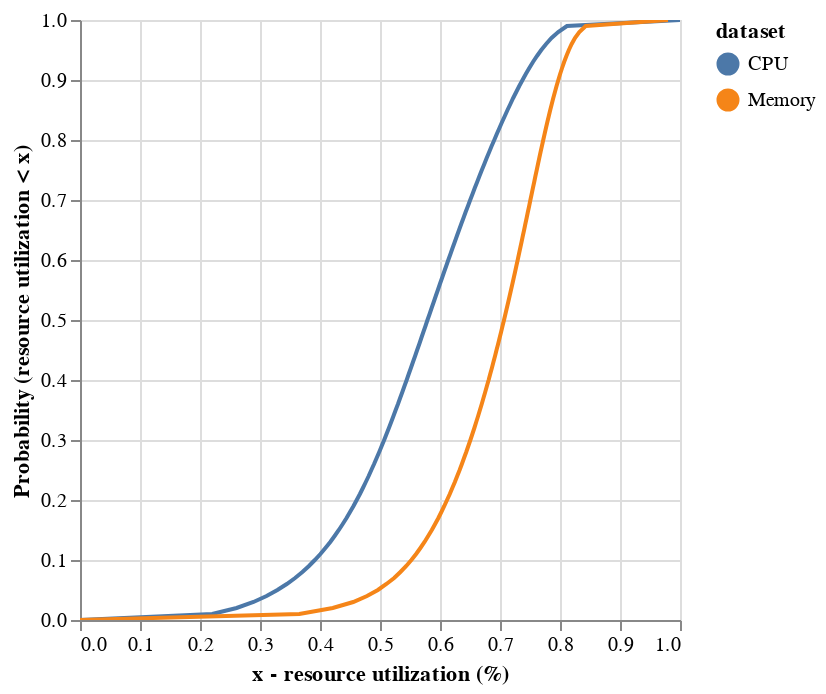

The cell this chart's notebook holds for it:
### Code cell
# Functions to create the query

def query_machine_capacity(cell):
  return '''
SELECT machine_id, MAX(capacity.cpus) AS cpu_cap,
  MAX(capacity.memory) AS memory_cap
FROM `google.com:google-cluster-data`.clusterdata_2019_{cell}.machine_events
GROUP BY 1
  '''.format(cell=cell)

def query_top_level_instance_usage(cell):
  return '''
SELECT CAST(FLOOR(start_time/(1e6 * 300)) * (1000000 * 300) AS INT64) AS time,
  collection_id,
  instance_index,
  machine_id,
  average_usage.cpus AS cpu_usage,
  average_usage.memory AS memory_usage
FROM `google.com:google-cluster-data`.clusterdata_2019_{cell}.instance_usage
WHERE (alloc_collection_id IS NULL OR alloc_collection_id = 0)
  AND (end_time - start_time) >= (5 * 60 * 1e6)
  '''.format(cell=cell)

def query_machine_usage(cell):
  return '''
SELECT u.time AS time,
  u.machine_id AS machine_id,
  SUM(u.cpu_usage) AS cpu_usage,
  SUM(u.memory_usage) AS memory_usage,
  MAX(m.cpu_cap) AS cpu_capacity,
  MAX(m.memory_cap) AS memory_capacity
FROM ({instance_usage}) AS u JOIN
 ({machine_capacity}) AS m
ON u.machine_id = m.machine_id
GROUP BY 1, 2
  '''.format(instance_usage = query_top_level_instance_usage(cell),
             machine_capacity = query_machine_capacity(cell))

def query_machine_utilization_distribution(cell):
  return '''
SELECT APPROX_QUANTILES(IF(cpu_usage > cpu_capacity, 1.0, cpu_usage / cpu_capacity), 100) AS cpu_util_dist,
  APPROX_QUANTILES(IF(memory_usage > memory_capacity, 1.0, memory_usage / memory_capacity), 100) AS memory_util_dist
FROM ({table})
  '''.format(table = query_machine_usage(cell))

cell = 'a' #@param ['a', 'b', 'c', 'd', 'e', 'f', 'g', 'h']
query = query_machine_utilization_distribution(cell)
machine_util_dist = client.query(query).to_dataframe()
plot_cdfs(pick_quantiles_from_wide_dataframe(machine_util_dist, ['cpu_util_dist', 'memory_util_dist'], ['CPU', 'Memory']), xlab='x - resource utilization (%)', ylab="Probability (resource utilization < x)", interactive=True)

### Figure 1 — Vega-Lite specification as saved in the notebook (floating-point values rounded to 4 significant figures; data arrays with more than 128 entries replaced by an {"elided": "..."} marker saying what was removed)
{"config": {"view": {"continuousWidth": 300, "continuousHeight": 300}}, "layer": [{"mark": {"type": "line"}, "encoding": {"color": {"field": "dataset", "type": "nominal"}, "x": {"field": "x - resource utilization (%)", "type": "quantitative"}, "y": {"field": "Probability (resource utilization < x)", "type": "quantitative"}}, "name": "view_5", "title": ""}, {"mark": {"type": "point"}, "encoding": {"opacity": {"value": 0}, "y": {"field": "Probability (resource utilization < x)", "type": "quantitative"}}, "name": "view_4"}, {"mark": {"type": "rule", "color": "gray"}, "encoding": {"y": {"field": "Probability (resource utilization < x)", "type": "quantitative"}}, "transform": [{"filter": {"param": "param_7", "empty": false}}]}, {"mark": {"type": "text", "align": "left", "dx": 5, "dy": -5}, "encoding": {"color": {"field": "dataset", "type": "nominal"}, "text": {"condition": {"param": "param_7", "empty": false, "field": "x - resource utilization (%)", "format": ".2f", "type": "quantitative"}, "value": " "}, "x": {"field": "x - resource utilization (%)", "type": "quantitative"}, "y": {"field": "Probability (resource utilization < x)", "type": "quantitative"}}, "title": ""}, {"mark": {"type": "point"}, "encoding": {"color": {"field": "dataset", "type": "nominal"}, "opacity": {"condition": {"param": "param_7", "value": 1, "empty": false}, "value": 0}, "x": {"field": "x - resource utilization (%)", "type": "quantitative"}, "y": {"field": "Probability (resource utilization < x)", "type": "quantitative"}}, "title": ""}], "data": {"name": "data-d3eaf008026fa4637ac5f5c276d854bf"}, "params": [{"name": "param_7", "select": {"type": "point", "fields": ["Probability (resource utilization < x)"], "nearest": true, "on": "mouseover"}, "views": ["view_4"]}, {"name": "param_8", "select": {"type": "interval", "encodings": ["x"]}, "bind": "scales", "views": ["view_5"]}], "$schema": "https://vega.github.io/schema/vega-lite/v5.20.1.json", "datasets": {"data-d3eaf008026fa4637ac5f5c276d854bf": {"elided": "202 records"}}}
